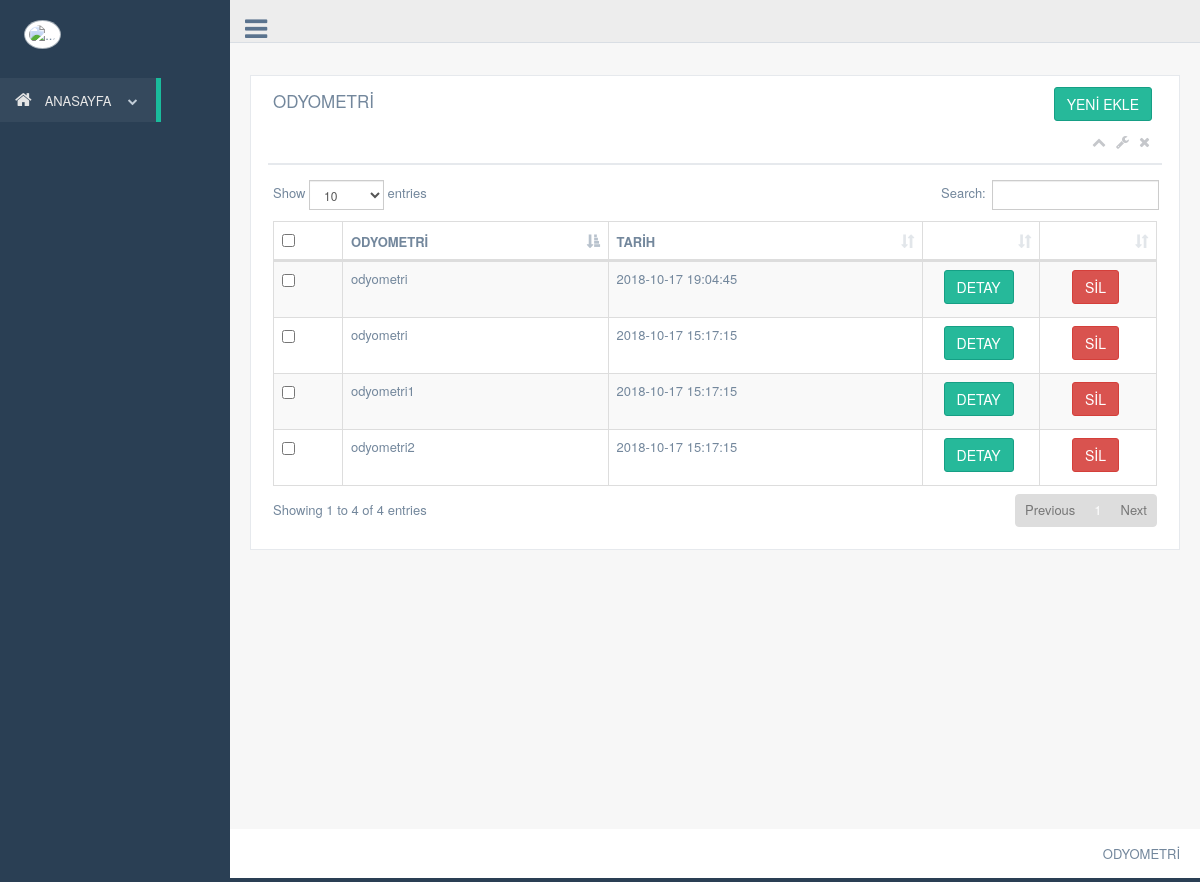
Page /odyometri/production/index.php on the committed database.
### tables this page shows
CREATE TABLE `odyometri` (
  `odyometri_id` int(11) NOT NULL,
  `odyometri_ad` varchar(150) NOT NULL,
  `odyometri_tarih` timestamp NOT NULL DEFAULT CURRENT_TIMESTAMP,
  `odyometri_kanaat` text NOT NULL,
  `sol250hz` int(11) NOT NULL,
  `sol500hz` int(11) NOT NULL,
  `sol1khz` int(11) NOT NULL,
  `sol2khz` int(11) NOT NULL,
  `sol3khz` int(11) NOT NULL,
  `sol4khz` int(11) NOT NULL,
  `sol6khz` int(11) NOT NULL,
  `sol8khz` int(11) NOT NULL,
  `sag250hz` int(11) NOT NULL,
  `sag500hz` int(11) NOT NULL,
  `sag1khz` int(11) NOT NULL,
  `sag2khz` int(11) NOT NULL,
  `sag3khz` int(11) NOT NULL,
  `sag4khz` int(11) NOT NULL,
  `sag6khz` int(11) NOT NULL,
  `sag8khz` int(11) NOT NULL
);

### odyometri/production/index.php (the view, shortened to what this page needs)
<?php include'header.php';
include'../netting/baglan.php';
$odyo=$db->prepare("SELECT * FROM  odyometri order by odyometri_id DESC");
$odyo->execute();
?>
</div>
</div>
<div class="top_nav">
  <div class="nav_menu">
    <nav>
      <div class="nav toggle">
        <a id="menu_toggle"><i class="fa fa-bars"></i></a>
      </div>
    </nav>
  </div>
</div>
<div class="right_col" role="main">
  <div class="">
    <div class="page-title">
    </div>
    <div class="row">
      <div class="col-md-12 col-sm-12 col-xs-12">
        <div class="x_panel">
          <div class="x_title">
            <h2>ODYOMETRİ</small></h2>
            <div align="right">
            <a href="odyo-ekle.php?odyometri_id=<?php echo $odyocek['odyometri_id']; ?>">
              <button class="btn btn-success">YENİ EKLE</button>
            </a>
            </div>
            <ul class="nav navbar-right panel_toolbox">
              <li><a class="collapse-link"><i class="fa fa-chevron-up"></i></a>
              </li>
              <li class="dropdown">
                <a href="#" class="dropdown-toggle" data-toggle="dropdown" role="button" aria-expanded="false"><i class="fa fa-wrench"></i></a>
              </li>
              <li><a class="close-link"><i class="fa fa-close"></i></a>
              </li>
            </ul>
            <div class="clearfix"></div>
          </div>
          <div class="x_content">
            <table id="datatable-checkbox" class="table table-striped table-bordered bulk_action">
              <thead>
                <tr>
                  <th><input type="checkbox" id="check-all" class="flat"></th>
                  <th>ODYOMETRİ</th>
                  <th>TARİH</th>
                  <th></th>
                  <th></th>
                </tr>
              </thead>
              <tbody>
                <?php while($odyocek=$odyo->fetch(PDO::FETCH_ASSOC)) {?>
                  <tr>
                    <td><input type="checkbox" class="flat" name="table_records"></td>
                    <td><?php echo $odyocek['odyometri_ad']; ?></td>
                    <td><?php echo $odyocek['odyometri_tarih']; ?></td>
                    <td width="100"><CENTER>
                      <a href="odyo-detay.php?odyometri_id=<?php echo $odyocek['odyometri_id']; ?>">
                        <button class="btn btn-success">DETAY</button>
                      </a>
                    </CENTER>
                  </td>
                  <td width="100">
                   <CENTER>
                     <a href="../netting/islem.php?odyometri_id=<?php echo $odyocek['odyometri_id']; ?>">
                      <button class="btn btn-danger" name="odyosil">SİL</button>
                    </a>
                  </CENTER>
                </td>
              </tr>
              <?php } ?>
            </tbody>
          </table>
        </div>
      </div>
    </div>
  </div>
</div>
</div>
<?php include'footer.php'; ?>

### odyometri/production/header.php (shortened to what this page needs)
<!DOCTYPE html>
<html lang="en">
  <head>
    <link href="../vendors/bootstrap/dist/css/bootstrap.min.css" rel="stylesheet">
    <link href="../vendors/font-awesome/css/font-awesome.min.css" rel="stylesheet">
    <link href="../vendors/nprogress/nprogress.css" rel="stylesheet">
    <link href="../vendors/iCheck/skins/flat/green.css" rel="stylesheet">
    <link href="../vendors/datatables.net-bs/css/dataTables.bootstrap.min.css" rel="stylesheet">
    <link href="../vendors/datatables.net-buttons-bs/css/buttons.bootstrap.min.css" rel="stylesheet">
    <link href="../vendors/datatables.net-fixedheader-bs/css/fixedHeader.bootstrap.min.css" rel="stylesheet">
    <link href="../vendors/datatables.net-responsive-bs/css/responsive.bootstrap.min.css" rel="stylesheet">
    <link href="../vendors/datatables.net-scroller-bs/css/scroller.bootstrap.min.css" rel="stylesheet">
    <link href="../build/css/custom.min.css" rel="stylesheet">
  </head>
  <body class="nav-md">
    <div class="container body">
      <div class="main_container">
        <div class="col-md-3 left_col">
          <div class="left_col scroll-view">
            <img width="150" src="images/img.jpg" alt="..." class="img-circle profile_img">
            <br />
            <div id="sidebar-menu" class="main_menu_side hidden-print main_menu">
              <div class="menu_section">
                <ul class="nav side-menu">
                  <li><a href="index.php"><i class="fa fa-home"></i> ANASAYFA <span class="fa fa-chevron-down"></span></a>
                  </li>
                </ul>
              </div>
            </div>

### odyometri/production/footer.php (shortened to what this page needs)
  <footer>
          <div class="pull-right">
            ODYOMETRİ<a href="#"></a>
          </div>
          <div class="clearfix"></div>
        </footer>
      </div>
    </div>
  </body>
</html>

### rows in the picture
odyometri: odyometri_ad "odyometri", odyometri_tarih "2018-10-17 19:04:45"
odyometri: odyometri_ad "odyometri", odyometri_tarih "2018-10-17 15:17:15"
odyometri: odyometri_ad "odyometri2", odyometri_tarih "2018-10-17 15:17:15"
odyometri: odyometri_ad "odyometri1", odyometri_tarih "2018-10-17 15:17:15"
